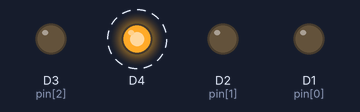
Bench run of a sketch on a simulated ESP8266 (NodeMCU). On the bench: output pins drawn as LEDs (lit = HIGH). Dashed ring = blinking.

Above: at 0.5 s.
Timing chart, 0 to 4.6 s (numbered marks = the images above):
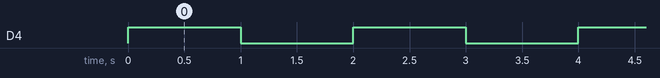

The sketch:

2_Blink_3Color.ino
```cpp
/*

  Blink_3Color
  2018-4-12 class
  nodeMCU 사용

*/


int pin[3] = { D1, D2, D3 };

void setup() {

  /* GND setting */
  pinMode(D4,OUTPUT);
  digitalWrite(D4,LOW);

  /* RGB setting */
  for (int i=0; i< 3; i++)
    pinMode(pin[i], OUTPUT);

  for (int i=0; i< 3; i++)
    digitalWrite(pin[i], LOW);

}

void loop() {


  /*
   *
   *  all color represent
   *  & is bit operator
   *
  */
//  for(int i=0 ; i<8 ; i++){
//    digitalWrite( pin[0], i&1);
//    digitalWrite( pin[1], i&2);
//    digitalWrite( pin[2], i&4);
//
//    delay(1000);
//
//    digitalWrite( pin[0], LOW);
//    digitalWrite( pin[1], LOW);
//    digitalWrite( pin[2], LOW);
//
//  }


   /*
    * Sound
   */

   digitalWrite( D4 , HIGH);
   delay(1000);

   digitalWrite( D4 , LOW);
   delay(1000);


}
```

Measured:
- by itself, D4: alternates HIGH for 1.0 s and LOW for 1.0 s
